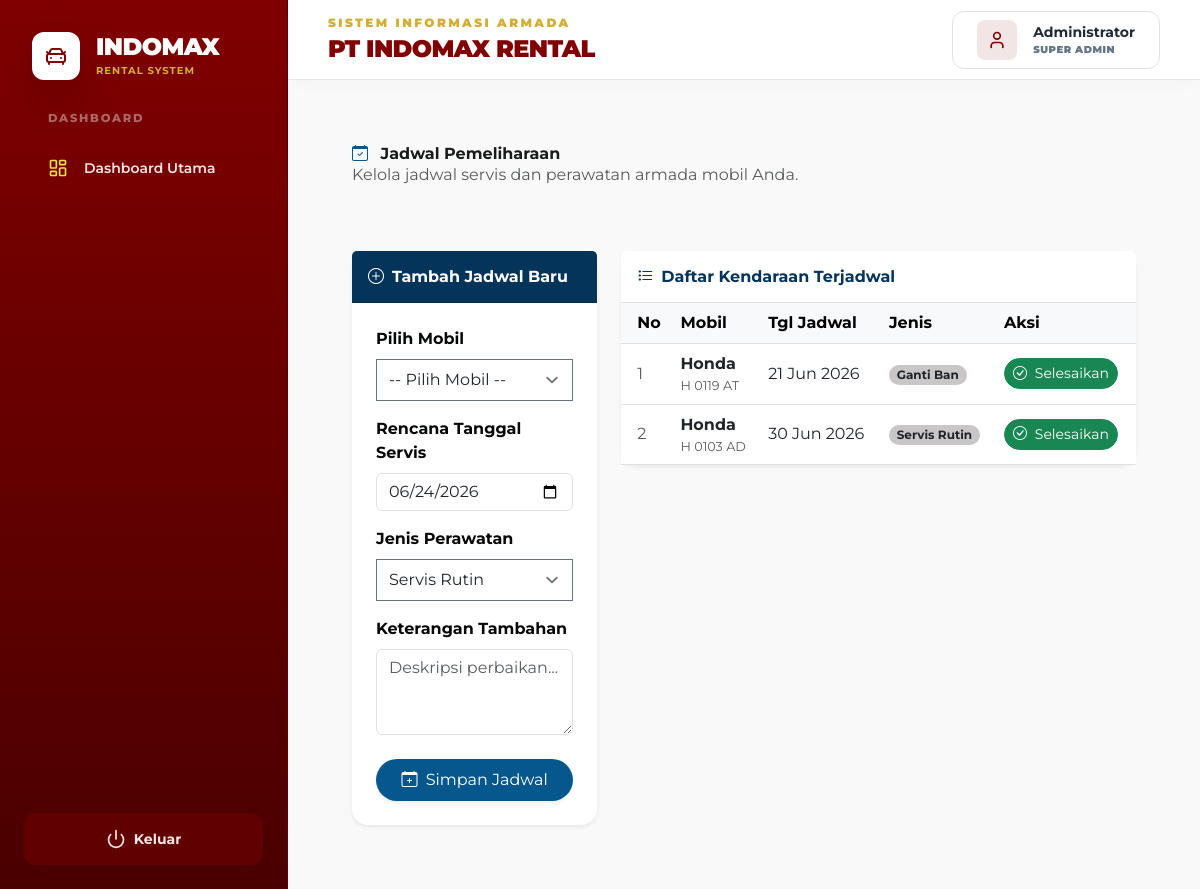
The app's page /Admin/jadwal_service.php, older data.
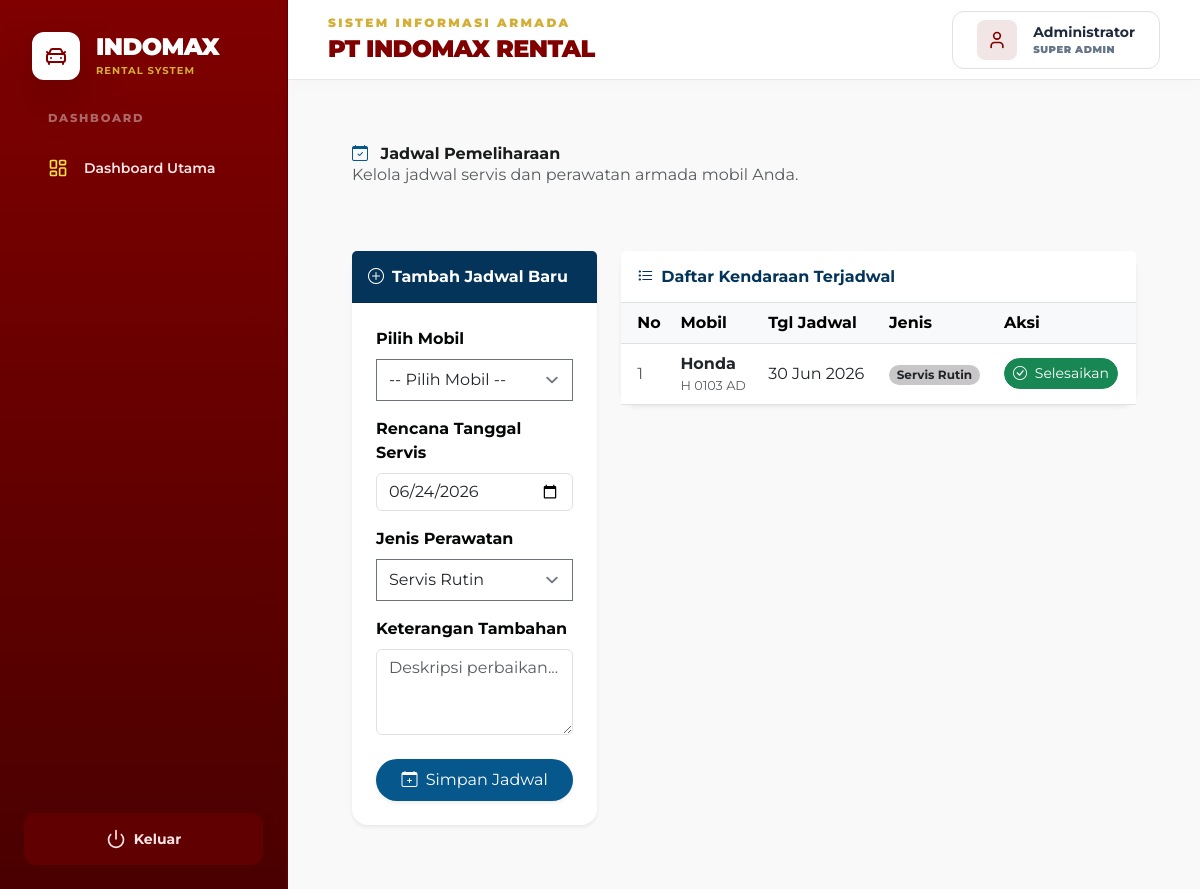
The same page, newer data.
### tables this page shows
CREATE TABLE `pemeliharaan` (
  `id_pemeliharaan` int(11) NOT NULL,
  `kode_mobil` varchar(10) NOT NULL,
  `tanggal_pemeliharaan` date NOT NULL,
  `jenis_pemeliharaan` enum('Servis Rutin','Perbaikan Kerusakan','Ganti Ban','Ganti Oli','Lainnya') NOT NULL,
  `biaya_pemeliharaan` decimal(12,2) NOT NULL,
  `keterangan` text DEFAULT NULL,
  `status` enum('terjadwal','selesai') DEFAULT 'terjadwal'
);

CREATE TABLE `mobil` (
  `kode_mobil` varchar(10) NOT NULL,
  `merk` varchar(50) DEFAULT NULL,
  `jenis` varchar(50) DEFAULT NULL,
  `nopol` varchar(15) DEFAULT NULL,
  `tarif_per_hari` decimal(10,2) DEFAULT NULL,
  `status_mobil` enum('tersedia','disewa') DEFAULT 'tersedia',
  `Gambar` varchar(255) NOT NULL,
  `Unit_Tersedia` int(10) UNSIGNED NOT NULL
);

### Admin/jadwal_service.php (the view, shortened to what the changed rows need)
<?php
include 'koneksi.php';
$jadwal = mysqli_query($conn, "SELECT p.*, m.merk, m.nopol FROM pemeliharaan p JOIN mobil m ON p.kode_mobil = m.kode_mobil WHERE p.status = 'terjadwal' ORDER BY p.tanggal_pemeliharaan ASC");
?>
<div class="row px-4">
    <div class="col-lg-8">
        <div class="card border-0 shadow-sm rounded-4">
            <div class="card-body p-0">
                <div class="table-responsive">
                    <table class="table table-hover align-middle mb-0">
                        <thead class="table-light">
                            <tr>
                                <th class="ps-3">No</th>
                                <th>Mobil</th>
                                <th>Tgl Jadwal</th>
                                <th>Jenis</th>
                                <th>Aksi</th>
                            </tr>
                        </thead>
                        <tbody>
                            <?php
                            $no = 1;
                            if ($jadwal && mysqli_num_rows($jadwal) > 0) {
                                while($r = mysqli_fetch_assoc($jadwal)) {
                            ?>
                            <tr>
                                <td class="ps-3 text-muted"><?= $no++; ?></td>
                                <td>
                                    <span class="fw-bold"><?= htmlspecialchars($r['merk']); ?></span>
                                    <small class="text-muted d-block"><?= htmlspecialchars($r['nopol']); ?></small>
                                </td>
                                <td><?= date('d M Y', strtotime($r['tanggal_pemeliharaan'])); ?></td>
                                <td>
                                    <span class="badge rounded-pill text-dark" style="background-color:#c8c6c6;">
                                        <?= htmlspecialchars($r['jenis_pemeliharaan']); ?>
                                    </span>
                                </td>
                                <td>
                                    <button class="btn btn-sm btn-success rounded-pill" data-bs-toggle="modal" data-bs-target="#modalSelesai<?= $r['id_pemeliharaan'] ?>">
                                        <i class="bi bi-check-circle me-1"></i> Selesaikan
                                    </button>
                                </td>
                            </tr>
                            <?php
                                }
                            } else {
                                echo "<tr><td colspan='5' class='text-center py-4 text-muted'>Belum ada jadwal pemeliharaan.</td></tr>";
                            }
                            ?>
                        </tbody>
                    </table>
                </div>
            </div>
        </div>
    </div>
</div>
</main>
</div>
</body>
</html>

Row changes from the older to the newer data that the page shows:
no longer on this page (row edited): pemeliharaan: kode_mobil.merk "Honda", kode_mobil.nopol "H 0119 AT", tanggal_pemeliharaan "21 Jun 2026", jenis_pemeliharaan "Ganti Ban"
